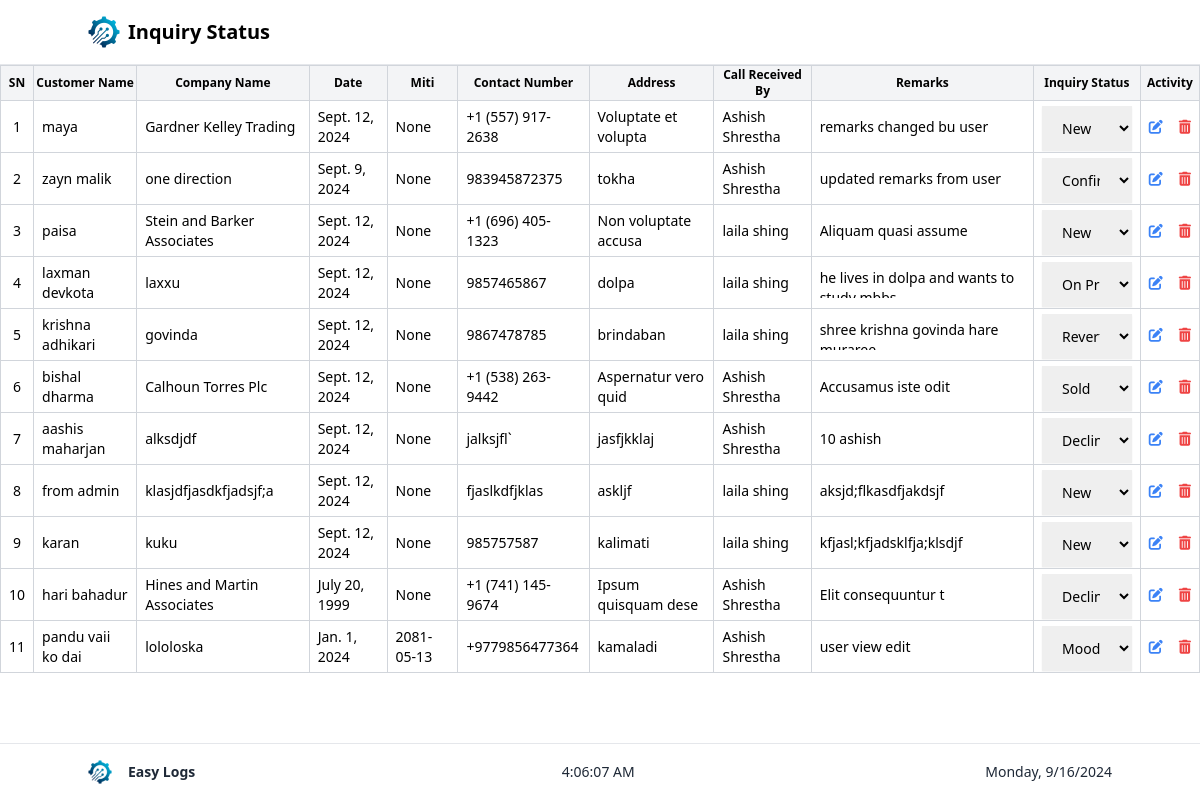
Page /inquiry_status/ (signed in) on the earlier database version.
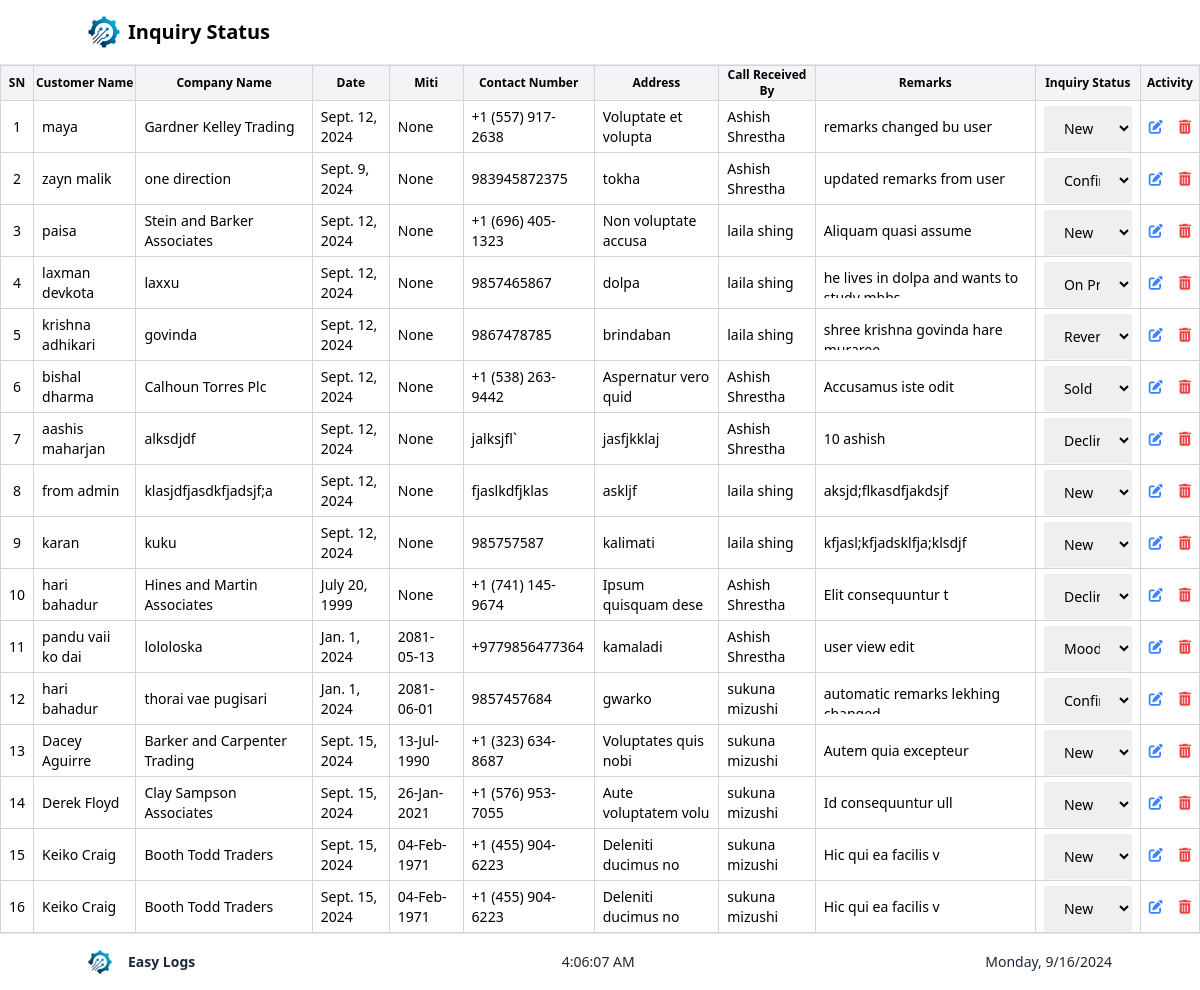
Same page on the later database version.
### userauths/models.py (models this page shows)
class Inquiry(models.Model):
    date = models.DateField()
    miti = models.CharField(blank=True, null=True, max_length=255)
    customer_name = models.CharField(max_length=255)
    company_name = models.CharField(max_length=255, blank=True, null=True)
    contact_number = models.CharField(max_length=20)
    address = models.CharField(max_length=255)
    called_received_by = models.CharField(max_length=255, default="None")
    remarks = models.TextField(blank=True, null=True)
    STATUS_CHOICES = [
        ('new', 'New'),
        ('on_progress', 'On Progress'),
        ('reverted', 'Reverted'),
        ('confirmed', 'Confirmed'),
        ('sold', 'Sold'),
        ('not_fixed', 'Not Fixed'),
        ('declined', 'Declined'),
        ('mood_changed', 'Mood Changed'),
        ('others', 'Others'),
    ]
    status = models.CharField(max_length=20, choices=STATUS_CHOICES, default='new')  # Changed field

### userauths/views.py (the view, shortened to what this page needs)
# urls.py: path('inquiry_status/', views.inquiry_status , name="inquiry_status"),
@login_required
def inquiry_status(req):
    all_employees = Employee.objects.all()
    if req.user.is_superuser:
        all_inquiry = Inquiry.objects.all()  # All inquiries for superusers
        context = {
            'all_inquiry': all_inquiry,
            'is_superuser': True,
            'all_employees': all_employees,
        }
    return render(req, "inquiry/inquiry_status.html", context)

### Templates/inquiry/inquiry_status.html (shortened to what the changed rows need)
<!DOCTYPE html>
<html lang="en">
  <head>
    <script src="https://cdn.tailwindcss.com"></script>
    <link
      href="https://cdn.jsdelivr.net/npm/remixicon@3.5.0/fonts/remixicon.css"
      rel="stylesheet"
    />
    <link
      rel="stylesheet"
      href="https://cdnjs.cloudflare.com/ajax/libs/font-awesome/6.0.0-beta3/css/all.min.css"
    />
  </head>
  <body class="flex flex-col min-h-screen">
    <main class="flex-grow w-full ">
      <table class="w-full  border-collapse text-sm border border-gray-300">
        <thead class="sticky top-[65px]">
          <tr class="bg-gray-100 text-xs">
            <th class="border border-gray-300 w-15">
               SN
            </th>
            <th class="border border-gray-300">
               Customer Name
            </th>
            <th class="border border-gray-300">
               Company Name
            </th>
            <th class="border border-gray-300">
               Date
            </th>
            <th class="border border-gray-300">
               Miti
            </th>
            <th class="border border-gray-300">
               Contact
              Number
            </th>
            <th class="border border-gray-300">
               Address
            </th>
            <th class="border border-gray-300">
               Call Received
              By
            </th>
            <th class="border border-gray-300">
               Remarks
            </th>
            <th class="border border-gray-300">
               Inquiry
              Status
            </th>
            <th class="border border-gray-300">
               Activity
            </th>
          </tr>
        </thead>
        <tbody>
          {% for inquiry in all_inquiry %}
          <tr>
            <td class="border border-gray-300 px-2 text-center">
              {{ forloop.counter }}
            </td>
            <td class="border border-gray-300 px-2">
              {{inquiry.customer_name}}
            </td>
            <td class="border border-gray-300 px-2">
              {{inquiry.company_name}}
            </td>
            <td class="border border-gray-300 px-2">{{inquiry.date }}</td>
            <td class="border border-gray-300 px-2">{{inquiry.miti }}</td>
            <td class="border border-gray-300 px-2">
              {{inquiry.contact_number}}
            </td>
            <td class="border border-gray-300 px-2">{{inquiry.address}}</td>
            <td class="border border-gray-300 px-2">
              {{inquiry.called_received_by}}
            </td>
            <td class="border border-gray-300 max-w-[300px] py-0 px-2">
              <div class="max-h-[30px] h-full overflow-y-scroll">
                {{inquiry.remarks}}
              </div>
            </td>
            <td class="border border-gray-300 px-2">
              <form method="post" action="{% url 'update_inquiry_status' inquiry.id %}">
                <select name="status_of_inquiry" class="mt-1 block w-full border-gray-300 shadow-sm focus:border-indigo-500 sm:text-sm py-3 px-4" onchange="this.form.submit()">
                    <option value="new" {% if inquiry.status == 'new' %}selected{% endif %}>New</option>
                    <option value="on_progress" {% if inquiry.status == 'on_progress' %}selected{% endif %}>On Progress</option>
                    <option value="reverted" {% if inquiry.status == 'reverted' %}selected{% endif %}>Reverted</option>
                    <option value="confirmed" {% if inquiry.status == 'confirmed' %}selected{% endif %}>Confirmed</option>
                    <option value="sold" {% if inquiry.status == 'sold' %}selected{% endif %}>Sold</option>
                    <option value="declined" {% if inquiry.status == 'declined' %}selected{% endif %}>Declined</option>
                    <option value="mood_changed" {% if inquiry.status == 'mood_changed' %}selected{% endif %}>Mood Changed</option>
                </select>
            </form>
          </td>
            <td class="border border-gray-300 px-2">
              <div class="flex gap-4 justify-center">
                <a href="{% url 'update_inquiry' inquiry.id %}">
                  <i class="fas fa-edit text-blue-500 cursor-pointer"></i>
                </a>
                {% if is_superuser %}
                <a
                  href="{% url 'delete_inquiry' inquiry.id %}"
                  onclick="return confirm('Are you sure you want to delete this inquiry?');"
                >
                  <i class="fas fa-trash-alt text-red-500 cursor-pointer"></i>
                </a>
                {% endif %}
              </div>
            </td>
          </tr>
          {% endfor %}
        </tbody>
      </table>
    </main>
  </body>
</html>

Differences in the rows shown:
added Inquiry: customer_name "hari bahadur", company_name "thorai vae pugisari", date "Jan. 1, 2024", miti "2081-06-01", contact_number "9857457684", address "gwarko", called_received_by "sukuna mizushi", remarks "automatic remarks lekhing…", status_of_inquiry "Confirmed"
added Inquiry: customer_name "Dacey Aguirre", company_name "Barker and Carpenter Trading", date "Sept. 15, 2024", miti "13-Jul-1990", contact_number "+1 (323) 634-8687", address "Voluptates quis nobi", called_received_by "sukuna mizushi", remarks "Autem quia excepteur", status_of_inquiry "New"
added Inquiry: customer_name "Derek Floyd", company_name "Clay Sampson Associates", date "Sept. 15, 2024", miti "26-Jan-2021", contact_number "+1 (576) 953-7055", address "Aute voluptatem volu", called_received_by "sukuna mizushi", remarks "Id consequuntur ull", status_of_inquiry "New"
added Inquiry: customer_name "Keiko Craig", company_name "Booth Todd Traders", date "Sept. 15, 2024", miti "04-Feb-1971", contact_number "+1 (455) 904-6223", address "Deleniti ducimus no", called_received_by "sukuna mizushi", remarks "Hic qui ea facilis v", status_of_inquiry "New"
added Inquiry: customer_name "Keiko Craig", company_name "Booth Todd Traders", date "Sept. 15, 2024", miti "04-Feb-1971", contact_number "+1 (455) 904-6223", address "Deleniti ducimus no", called_received_by "sukuna mizushi", remarks "Hic qui ea facilis v", status_of_inquiry "New"
